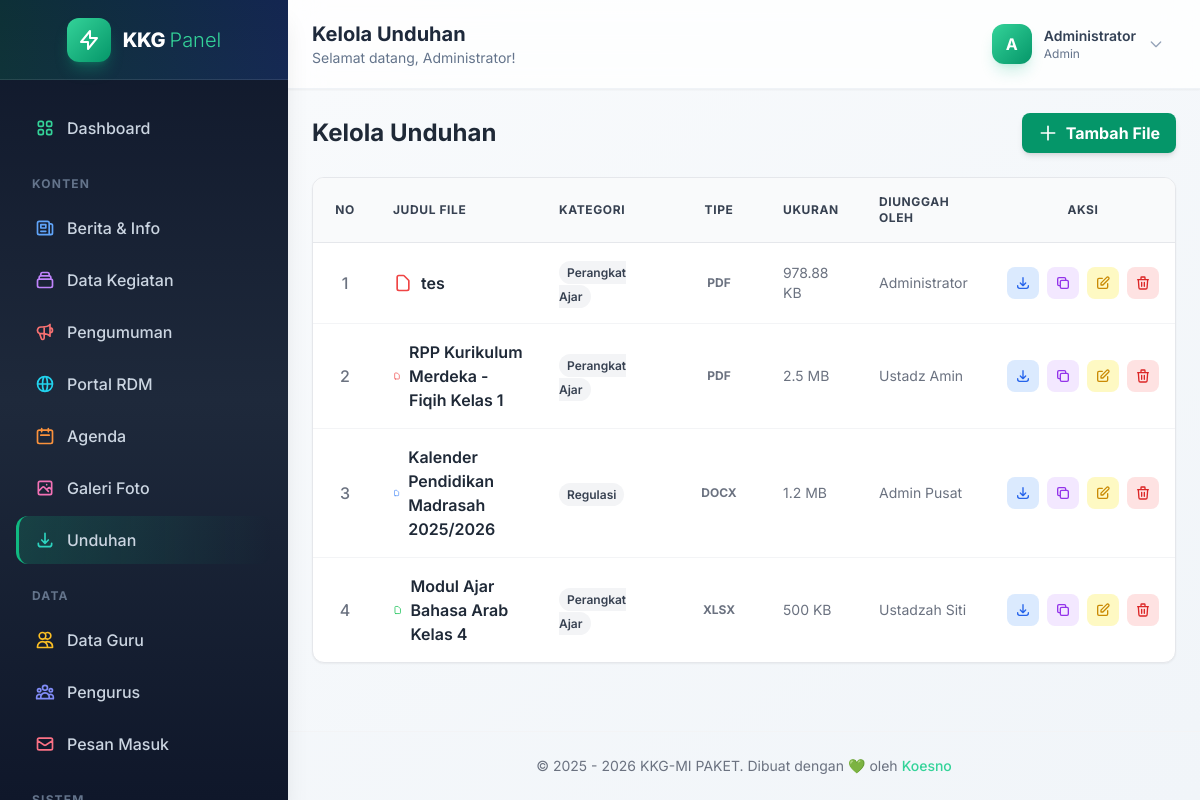
Page /admin/unduhan.php (signed in) on the committed database.
### tables this page shows
CREATE TABLE `unduhan` (
  `id` int NOT NULL,
  `judul` varchar(255) NOT NULL,
  `kategori` varchar(50) NOT NULL,
  `nama_file` varchar(255) NOT NULL,
  `tipe_file` varchar(20) NOT NULL,
  `ukuran_file` varchar(20) DEFAULT NULL,
  `diunggah_oleh` varchar(100) DEFAULT 'Admin',
  `tanggal_upload` timestamp NULL DEFAULT CURRENT_TIMESTAMP
);

### admin/unduhan.php (the view, shortened to what this page needs)
<?php include 'includes/header.php'; ?>
<?php require_once '../config/koneksi.php'; ?>
<div class="flex flex-col sm:flex-row justify-between items-center mb-6">
    <h3 class="text-2xl font-bold text-gray-800 mb-4 sm:mb-0">Kelola Unduhan</h3>
    <a href="unduhan_form"
        class="bg-emerald-600 hover:bg-emerald-700 text-white font-bold py-2 px-4 rounded-lg shadow-md transition flex items-center">
        <svg class="w-5 h-5 mr-2" fill="none" stroke="currentColor" viewBox="0 0 24 24">
            <path stroke-linecap="round" stroke-linejoin="round" stroke-width="2" d="M12 4v16m8-8H4"></path>
        </svg>
        Tambah File
    </a>
</div>
<div class="bg-white rounded-xl shadow-sm border border-gray-200 overflow-hidden">
    <div class="overflow-x-auto">
        <table class="w-full text-left border-collapse">
            <thead>
                <tr class="bg-gray-50 text-gray-700 uppercase text-xs font-bold tracking-wider">
                    <th class="p-4 border-b border-gray-200 text-center w-16">No</th>
                    <th class="p-4 border-b border-gray-200">Judul File</th>
                    <th class="p-4 border-b border-gray-200 w-32">Kategori</th>
                    <th class="p-4 border-b border-gray-200 w-24 text-center">Tipe</th>
                    <th class="p-4 border-b border-gray-200 w-24">Ukuran</th>
                    <th class="p-4 border-b border-gray-200 w-32">Diunggah Oleh</th>
                    <th class="p-4 border-b border-gray-200 text-center w-32">Aksi</th>
                </tr>
            </thead>
            <tbody class="divide-y divide-gray-100">
                <?php
                $no = 1;
                $query = mysqli_query($koneksi, "SELECT * FROM unduhan ORDER BY tanggal_upload DESC");
                while ($row = mysqli_fetch_assoc($query)):
                    $icon_color = 'text-gray-500';
                    if ($row['tipe_file'] == 'pdf')
                        $icon_color = 'text-red-500';
                    elseif ($row['tipe_file'] == 'docx' || $row['tipe_file'] == 'doc')
                        $icon_color = 'text-blue-500';
                    elseif ($row['tipe_file'] == 'xlsx' || $row['tipe_file'] == 'xls')
                        $icon_color = 'text-green-500';
                    ?>
                    <tr class="hover:bg-gray-50 transition">
                        <td class="p-4 text-center text-gray-500 font-medium"><?= $no++ ?></td>
                        <td class="p-4 font-semibold text-gray-800">
                            <div class="flex items-center">
                                <svg class="w-5 h-5 mr-2 <?= $icon_color ?>" fill="none" stroke="currentColor"
                                    viewBox="0 0 24 24">
                                    <path stroke-linecap="round" stroke-linejoin="round" stroke-width="2"
                                        d="M7 21h10a2 2 0 002-2V9.414a1 1 0 00-.293-.707l-5.414-5.414A1 1 0 0012.586 3H7a2 2 0 00-2 2v14a2 2 0 002 2z">
                                    </path>
                                </svg>
                                <?= $row['judul'] ?>
                            </div>
                        </td>
                        <td class="p-4">
                            <span class="px-2 py-1 text-xs font-semibold rounded-full bg-gray-100 text-gray-700">
                                <?= $row['kategori'] ?>
                            </span>
                        </td>
                        <td class="p-4 text-center uppercase text-xs font-bold text-gray-500">
                            <?= $row['tipe_file'] ?>
                        </td>
                        <td class="p-4 text-sm text-gray-500">
                            <?= $row['ukuran_file'] ?>
                        </td>
                        <td class="p-4 text-sm text-gray-500">
                            <?= $row['diunggah_oleh'] ?>
                        </td>
                        <td class="p-4 text-center">
                            <div class="flex items-center justify-center space-x-2">
                                <a href="../assets/files/<?= $row['nama_file'] ?>" target="_blank"
                                    class="p-2 bg-blue-100 text-blue-600 rounded-lg hover:bg-blue-200 transition"
                                    title="Download">
                                    <svg class="w-4 h-4" fill="none" stroke="currentColor" viewBox="0 0 24 24">
                                        <path stroke-linecap="round" stroke-linejoin="round" stroke-width="2"
                                            d="M4 16v1a3 3 0 003 3h10a3 3 0 003-3v-1m-4-4l-4 4m0 0l-4-4m4 4V4"></path>
                                    </svg>
                                </a>
                                <button onclick="copyToClipboard('<?= $row['nama_file'] ?>')"
                                    class="p-2 bg-purple-100 text-purple-600 rounded-lg hover:bg-purple-200 transition"
                                    title="Copy Link">
                                    <svg class="w-4 h-4" fill="none" stroke="currentColor" viewBox="0 0 24 24">
                                        <path stroke-linecap="round" stroke-linejoin="round" stroke-width="2"
                                            d="M8 16H6a2 2 0 01-2-2V6a2 2 0 012-2h8a2 2 0 012 2v2m-6 12h8a2 2 0 002-2v-8a2 2 0 00-2-2h-8a2 2 0 00-2 2v8a2 2 0 002 2z">
                                        </path>
                                    </svg>
                                </button>
                                <a href="unduhan_form.php?id=<?= $row['id'] ?>"
                                    class="p-2 bg-yellow-100 text-yellow-600 rounded-lg hover:bg-yellow-200 transition"
                                    title="Edit">
                                    <svg class="w-4 h-4" fill="none" stroke="currentColor" viewBox="0 0 24 24">
                                        <path stroke-linecap="round" stroke-linejoin="round" stroke-width="2"
                                            d="M11 5H6a2 2 0 00-2 2v11a2 2 0 002 2h11a2 2 0 002-2v-5m-1.414-9.414a2 2 0 112.828 2.828L11.828 15H9v-2.828l8.586-8.586z">
                                        </path>
                                    </svg>
                                </a>
                                <a href="#"
                                    onclick="event.preventDefault(); confirmDelete('unduhan.php?action=delete&id=<?= $row['id'] ?>')"
                                    class="p-2 bg-red-100 text-red-600 rounded-lg hover:bg-red-200 transition"
                                    title="Hapus">
                                    <svg class="w-4 h-4" fill="none" stroke="currentColor" viewBox="0 0 24 24">
                                        <path stroke-linecap="round" stroke-linejoin="round" stroke-width="2"
                                            d="M19 7l-.867 12.142A2 2 0 0116.138 21H7.862a2 2 0 01-1.995-1.858L5 7m5 4v6m4-6v6m1-10V4a1 1 0 00-1-1h-4a1 1 0 00-1 1v3M4 7h16">
                                        </path>
                                    </svg>
                                </a>
                            </div>
                        </td>
                    </tr>
                <?php endwhile; ?>
            </tbody>
        </table>
    </div>
</div>
<?php include 'includes/footer.php'; ?>

### admin/includes/header.php (style rules this page uses)
body { font-family: 'Inter', sans-serif; }

### rows in the picture
unduhan: judul "tes", kategori "Perangkat Ajar", tipe_file "PDF", ukuran_file "978.88 KB", diunggah_oleh "Administrator"
unduhan: judul "RPP Kurikulum Merdeka - Fiqih Kelas 1", kategori "Perangkat Ajar", tipe_file "PDF", ukuran_file "2.5 MB", diunggah_oleh "Ustadz Amin"
unduhan: judul "Kalender Pendidikan Madrasah 2025/2026", kategori "Regulasi", tipe_file "DOCX", ukuran_file "1.2 MB", diunggah_oleh "Admin Pusat"
unduhan: judul "Modul Ajar Bahasa Arab Kelas 4", kategori "Perangkat Ajar", tipe_file "XLSX", ukuran_file "500 KB", diunggah_oleh "Ustadzah Siti"

### other values in the picture
$_SESSION['admin_name'] "Administrator"
substr($_SESSION['admin_name'] ?? 'A', 0, 1) "A"
$_SESSION['admin_role'] "Admin"
